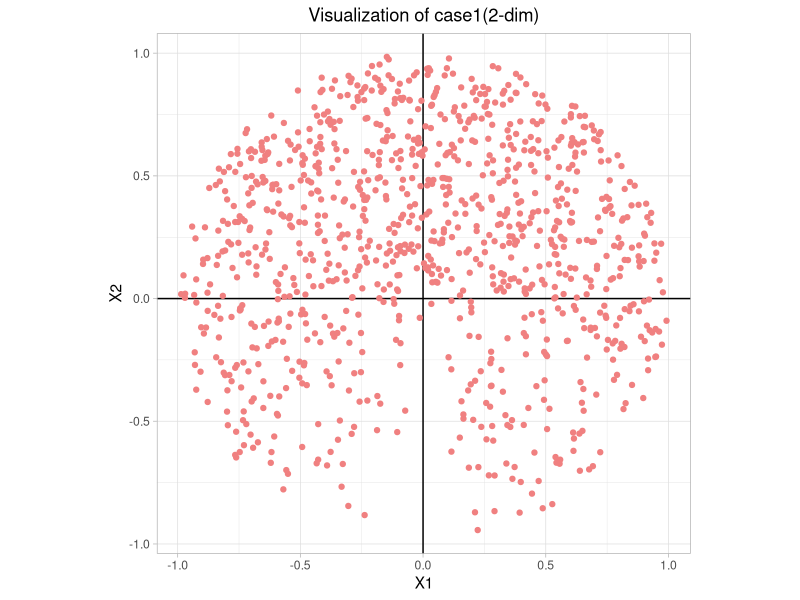
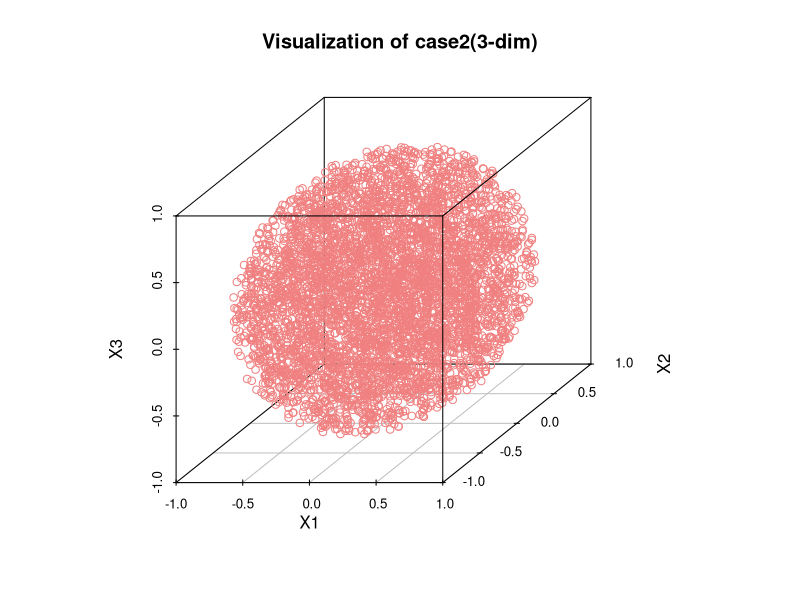

Write the R code that produced these figures, in order.
## ---- chunk 1
setwd('C:/Users/YJ-HWANG/Desktop/22-1/DataMining')
library(tidyverse)
library(scatterplot3d)
## ---- chunk 2
data_in_sphere <- function(n, p) {
  start_time <- Sys.time()
  answer <- matrix(rep(0, n*p), nrow=n)
  
  for (i in 1:n) {
    di <- (runif(1, 0, 1))^(1/p)         # generate radius
    iftrue <- 0
    while (iftrue == 0){
      v <- runif(p-1, -1, 1)   # generate v(1), ..., v(p-1)
      s <- sum(v^2)              # sum of v^2
      iftrue <- ifelse(di>s, 1, 0)
    }

    answer[i, 1:p-1] <- 2*v*(di-s)^(1/2)
    answer[i, p] <- di-2*s
    #cat(v, s, di, '\n')
  }
  end_time <- Sys.time()
  cat("time", end_time - start_time, '\n')
  return(answer)
}
## ---- chunk 3
df1 <- data.frame(data_in_sphere(1000, 2))
df1 %>% ggplot(aes(X1, X2))+
  geom_hline(yintercept = 0)+geom_vline(xintercept = 0)+
  geom_point(colour="lightcoral")+
  ggtitle("Visualization of case1(2-dim)")+
  coord_fixed(ratio=1)+
  theme_light()+theme(plot.title = element_text(hjust=0.5))
## ---- chunk 4
df2 <- data.frame(data_in_sphere(5000, 3))
scatterplot3d(df2,
              color="lightcoral",
              main="Visualization of case2(3-dim)",asp = 1)
